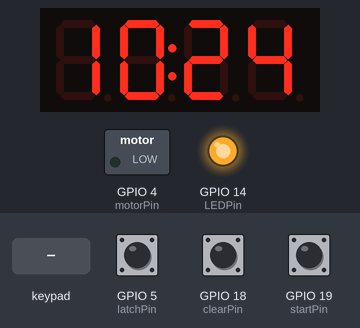
The program below on a simulated ESP32. Shown: 4-digit seven-segment display, switched loads named in the program (green lamp = pin HIGH), output pins drawn as LEDs (lit = HIGH). Inputs (shaded band) come from the test bench; at power-on: GPIO 5 (latchPin) HIGH, GPIO 18 (clearPin) HIGH, GPIO 19 (startPin) HIGH. WiFi joins after 1.5 s; servers stay silent unless stated; the local clock reads 2024-03-15 10:24:30 at power-on unless the program sets it; the audio player accepts every command and is not drawn; not simulated (calls return 0 or success): secrets.h; what the program prints to the serial monitor is not drawn.

Above: at 4.2 s.
4.3 s: keypad keys 2 1 2 2 2 3 2 5 pressed 0.4 s apart
At 6.4 s:
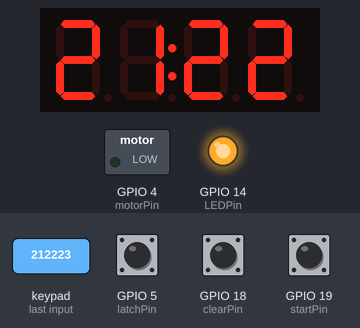
9.0 s: GPIO 5 (latchPin) pulled LOW for 0.15 s
At 9.08 s:
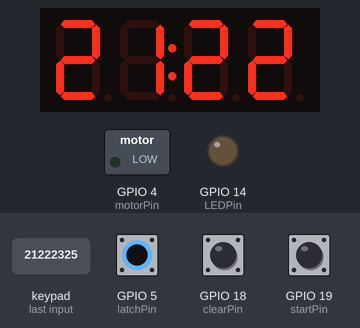
10.6 s: GPIO 18 (clearPin) pulled LOW for 0.15 s
At 11.4 s:
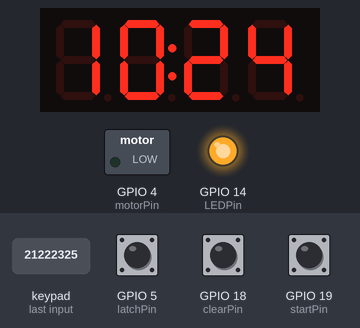
12.2 s: key '1' pressed
At 12.7 s:
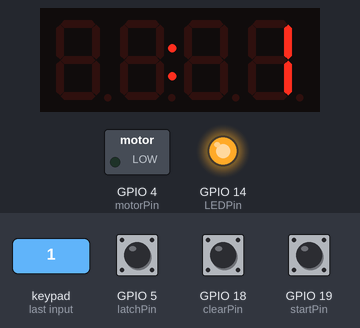
13.7 s: key '2' pressed
At 14.3 s:
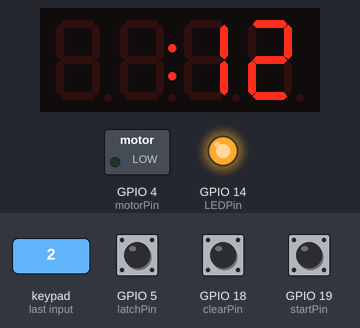
15.2 s: keypad keys 2 1 2 2 2 3 2 5 # pressed 0.4 s apart
At 16.5 s:
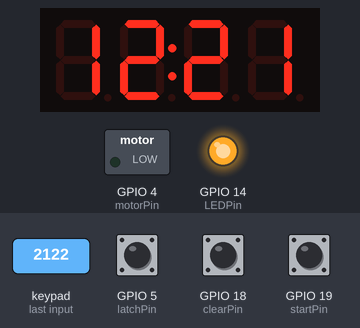
Timing chart, 0 to 18.2 s (numbered marks = the images above; inputs shaded):
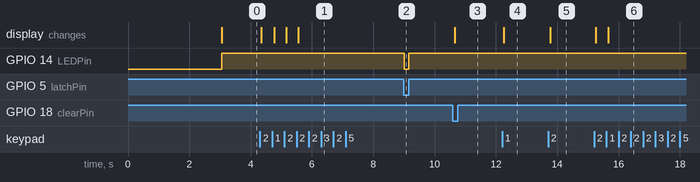

Measured:
- after the input at 4.3 s, the display: first changes after 0.05 s (image 1 shows a later state)
- after the input at 9.0 s, GPIO 14 (LEDPin): HIGH → LOW at once, → HIGH 0.15 s later
- after the input at 10.6 s, the display: changes after 0.06 s (image 3)
- after the input at 12.2 s, the display: changes after 0.06 s (image 4)
- after the input at 13.7 s, the display: changes after 0.07 s (image 5)
- after the input at 15.2 s, the display: first changes after 0.06 s (image 6 shows a later state)

The program:

main.cpp
```cpp
#include <Arduino.h>
#include <Keypad.h>
#include <TM1637Display.h>
#include "DFRobotDFPlayerMini.h"
#include <WiFi.h>
#include <time.h>
#include "secrets.h"

const int latchPin = 5;
bool doorOpen = true;
bool lastButtonState = HIGH;

void updateDoorButton() {
  bool currentState = digitalRead(latchPin);

  if (currentState != lastButtonState) {

    if (currentState == HIGH) {
      doorOpen = true;
      Serial.println("Door UP (open)");
    } else {
      doorOpen = false;
      Serial.println("Door DOWN (closed)");
    }

    lastButtonState = currentState;
  }
}

const int RX_PIN = 16;
const int TX_PIN = 17;
const int DFP_BAUD = 9600;

HardwareSerial DFPSerial(2); // UART2
DFRobotDFPlayerMini myDFPlayer;

void dfplayerTest() {
  DFPSerial.begin(DFP_BAUD, SERIAL_8N1, RX_PIN, TX_PIN);
  delay(1000);

  Serial.println();
  Serial.println("DFPlayer Mini Test - ESP32");
  Serial.println("Initializing DFPlayer...");

  if (!myDFPlayer.begin(DFPSerial, true, true)) {
    Serial.println("Unable to begin DFPlayer!");
    Serial.println("1. Check wiring.");
    Serial.println("2. Make sure SD card is inserted.");
      while(true){
        delay(0); // Code to compatible with ESP8266 watch dog.
    }
  }

  Serial.println("DFPlayer Mini online.");
  myDFPlayer.volume(20);
}

// Magic Numbers
const unsigned long ONE_SECOND = 1000;
const unsigned long HALF_SECOND = 500;
const unsigned long ONE_MINUTE = 60000;
const unsigned long FIVE_SECOND = 5000;
const int DISPLAY_BRIGHTNESS = 2;

// Sound Initialization
const int BEEP = 4;
const int STATIC = 2;
const int STATIC_LOOP = 3;
const int DONE_BEEP = 1;
const int VOLUME_BEEP   = 10;
const int VOLUME_STATIC = 20;
int currentVolume = 0;

void setVolume(int vol) {
  if (currentVolume != vol) {
    myDFPlayer.volume(vol);
    currentVolume = vol;
  }
}

void beep() {
  // setVolume(VOLUME_BEEP);
  myDFPlayer.play(BEEP);
}

void playDoneNoise() {
  // setVolume(VOLUME_BEEP);
  myDFPlayer.play(DONE_BEEP);
}

void playStatic() {
  // setVolume(VOLUME_STATIC);
  myDFPlayer.loop(STATIC);
}


// Timer Display Initialization
const int CLKPin = 32;
const int DIOPin = 13;
TM1637Display display(CLKPin, DIOPin);
const uint8_t COLON_ON = 0b01000000;
const char* TZ_EST = "EST5EDT,M3.2.0/2,M11.1.0/2";
unsigned long doneDisplayStart = 0;
const unsigned long DONE_DISPLAY_DURATION = 4000;
const unsigned long DONE_FLASH_INTERVAL = 500;
bool showDone = false;
bool doneVisible = false;
unsigned long lastDoneFlash = 0;


// LED Initialization
const int LEDPin = 14;

// Motor Initialization
const int motorPin = 4;
bool motorIsRunning = false;

void turnMotorOn() {
  digitalWrite(motorPin, HIGH);
  motorIsRunning = true;
  digitalWrite(LEDPin, HIGH);
}

void turnMotorOff() {
  digitalWrite(motorPin, LOW);
  motorIsRunning = false;
  digitalWrite(LEDPin, LOW);
}

// KeyPad Initialization
const byte ROWS = 4;
const byte COLS = 3;

char keys[ROWS][COLS] = {
  {'1','2','3'},
  {'4','5','6'},
  {'7','8','9'},
  {'*','0','#'}
};

byte rowPins[ROWS] = { 21, 22, 23, 25 };
byte colPins[COLS] = { 26, 27, 33 };

Keypad numPad = Keypad(makeKeymap(keys), rowPins, colPins, ROWS, COLS);
bool keypadInUse = false;
String displayedInput = "";
int timer = 0;

// Start and Clear Buttons Intialization
const int startPin = 19;
int startLastState = LOW;
int startCurrentState;
unsigned long lastStartPress = 0;

const int clearPin = 18;
int clearLastState = LOW;
int clearCurrentState;
unsigned long lastClearPress = 0;

// Timer/Delay Logic
unsigned long lastSecondUpdate = 0;
unsigned long updateTimestamp() {
  return millis();
}

unsigned long amountOfMsElapsed(unsigned long timestamp) {
  return millis() - timestamp;
}

unsigned long lastClockUpdate = 0;

unsigned long lastWifiCheck = 0;
const unsigned long WIFI_CHECK_INTERVAL = FIVE_SECOND;
bool ntpSynced = false;

bool wifiSetup(unsigned long timeoutMs = 15000) {
  WiFi.begin(wifi_ssid, wifi_password);

  unsigned long start = millis();
  int dotCount = 0;

  while (WiFi.status() != WL_CONNECTED) {
    if (millis() - start > timeoutMs) {
      Serial.println("\nWiFi failed, continuing without time sync");
      return false;
    }

    delay(500);
    Serial.print("\rConnecting to WiFi");
    for (int i = 0; i < dotCount; i++) Serial.print(".");
    dotCount = (dotCount + 1) % 4;
  }

  Serial.println("\nConnected to WiFi!");
  configTzTime(TZ_EST, "pool.ntp.org", "time.nist.gov");
  ntpSynced = true;
  return true;
}

void reconnectWiFi() {

    if (amountOfMsElapsed(lastWifiCheck) >= WIFI_CHECK_INTERVAL) {
        lastWifiCheck = updateTimestamp();

        if (WiFi.status() != WL_CONNECTED) {
            Serial.println("Wi-Fi lost! Attempting reconnect...");
            WiFi.disconnect();
            WiFi.begin(wifi_ssid, wifi_password);
            ntpSynced = false;
        }
        else if (!ntpSynced) {
            Serial.println("Wi-Fi reconnected! Syncing NTP time...");
            configTzTime(TZ_EST, "pool.ntp.org", "time.nist.gov");
            ntpSynced = true;
        }
    }
}

void clockUpdate() {
      if (amountOfMsElapsed(lastClockUpdate) >= ONE_SECOND) {
        lastClockUpdate = updateTimestamp();

        struct tm timeinfo;
        if (getLocalTime(&timeinfo)) {
            int hour = timeinfo.tm_hour;
            int minute = timeinfo.tm_min;

            int displayHour = hour;
            if (displayHour == 0) displayHour = 12;
            else if (displayHour > 12) displayHour -= 12;

            int displayTime = displayHour * 100 + minute;

            if (!motorIsRunning && displayedInput.length() == 0) {
                display.showNumberDecEx(displayTime, COLON_ON, true, 4, 0);
            }
        }
    }
}

void updateDisplay() {
    if (showDone) {

        if (amountOfMsElapsed(doneDisplayStart) >= DONE_DISPLAY_DURATION) {
            showDone = false; // stop flashing after duration
        } else {
            if (amountOfMsElapsed(lastDoneFlash) >= DONE_FLASH_INTERVAL) {
                doneVisible = !doneVisible;
                lastDoneFlash = updateTimestamp();
            }

            if (doneVisible) {
            uint8_t DONE[] = {
              0b1011110, // D 1011110
              0b0111111, // O 0111111
              0b0110111, // N 0110111
              0b1111001  // E 1111001
            };
                display.setSegments(DONE);
            } else {
                display.clear();
            }
            return;
        }
    }

    if (motorIsRunning && timer > 0) {
        int minutes = timer / 60;
        int seconds = timer % 60;
        int displayTime = minutes * 100 + seconds;
        display.showNumberDecEx(displayTime, COLON_ON, false, 4, 0);
    }
    else if (displayedInput.length() > 0) {
        display.showNumberDecEx(displayedInput.toInt(), COLON_ON, false, 4, 0);
    }
    else {
        clockUpdate();
    }
}

void pauseMicrowave() {
  turnMotorOff();
  displayedInput = String((String(timer / 60) + ((timer % 60 < 10) ? "0" : "") + String(timer % 60)).toInt());
  myDFPlayer.stop();
}

void updateLights() {
  if (doorOpen == true) {
      digitalWrite(LEDPin, HIGH);
      if (motorIsRunning)
      {
        pauseMicrowave();
      }
      if (showDone) {
        myDFPlayer.stop();
      }
    }
  else {
    if (!motorIsRunning) {
      digitalWrite(LEDPin, LOW);
    }
  }
}

void setup()
{
  Serial.begin(115200);
  bool timeSynced = wifiSetup();
  if (!timeSynced) {
    Serial.println("Continuing without wifi");
  }
  dfplayerTest();
  pinMode(motorPin, OUTPUT);
  pinMode(LEDPin, OUTPUT);
  pinMode(startPin, INPUT_PULLUP);
  pinMode(clearPin, INPUT_PULLUP);
  pinMode(latchPin, INPUT_PULLUP);
  digitalWrite(motorPin, LOW);
  digitalWrite(LEDPin, LOW);
  display.clear();
  display.setBrightness(DISPLAY_BRIGHTNESS);
}

void loop() {
  reconnectWiFi();
  updateDisplay();
  updateDoorButton();
  updateLights();
  startCurrentState = digitalRead(startPin);
  clearCurrentState = digitalRead(clearPin);

  boolean startButtonPressed = (startCurrentState == LOW && startLastState == HIGH);
  boolean clearButtonPressed = (clearCurrentState == LOW && clearLastState == HIGH);

   if (!keypadInUse) {
    if (!showDone && !doorOpen) {
      if (startButtonPressed) {
        if (amountOfMsElapsed(lastStartPress) > HALF_SECOND) {
          if (!motorIsRunning) {
            timer = (displayedInput.toInt() / 100) * 60 + (displayedInput.toInt() % 100);
            Serial.println("Timer is: " + String(timer));
            if (timer > 0) {
              displayedInput = String(min(displayedInput.toInt(), 9959L));
              Serial.println("Repeat?");
              beep();
              turnMotorOn();
              Serial.println("Reached");
              // myDFPlayer.volume(20); // for some reason this breaks everything
              playStatic();
              lastSecondUpdate = updateTimestamp();
            }
          }
          lastStartPress = updateTimestamp();
        }
      }
    }


    if (clearButtonPressed) {
      if (amountOfMsElapsed(lastClearPress) > HALF_SECOND) {
        beep();
        Serial.println("Repeating in clear");
        if (!motorIsRunning)
        {
          timer = 0;
          displayedInput = "";
          Serial.println("Timer cleared");
          showDone = false;
          clockUpdate();
        }
        else
        {
          // First click: store remaining time as input
          pauseMicrowave();
          Serial.println("Input is: " + displayedInput);
          Serial.println("Timer stopped: " + String(timer));
        }

        lastClearPress = updateTimestamp();

      }
    }
  }
    startLastState = startCurrentState;
    clearLastState = clearCurrentState;

  if (motorIsRunning && timer > 0) {
    if (amountOfMsElapsed(lastSecondUpdate) >= ONE_SECOND) {
      lastSecondUpdate = updateTimestamp();
      timer--;

      Serial.print("Time remaining: ");
      Serial.println(timer);

    if (timer == 0) {
        turnMotorOff();
        displayedInput = "";
        Serial.println("Done");
        playDoneNoise();
        showDone = true;
        doneVisible = true;
        doneDisplayStart = millis();
        lastDoneFlash = millis();
      }
    }
  }

  if (!showDone) {
    char num = numPad.getKey();

    if (num != NO_KEY && num != '*' && num!= '#') {
      keypadInUse = true;
      Serial.println("REpeating in keypad");
      beep();
      if (!motorIsRunning) {
        if (displayedInput.length() < 4 && !(displayedInput.length() == 0 && num == '0')) {
          displayedInput += num;
        }
        Serial.println("The current input is: " + displayedInput);
      }
    } else {
      keypadInUse = false;
    }
  }
}
```
